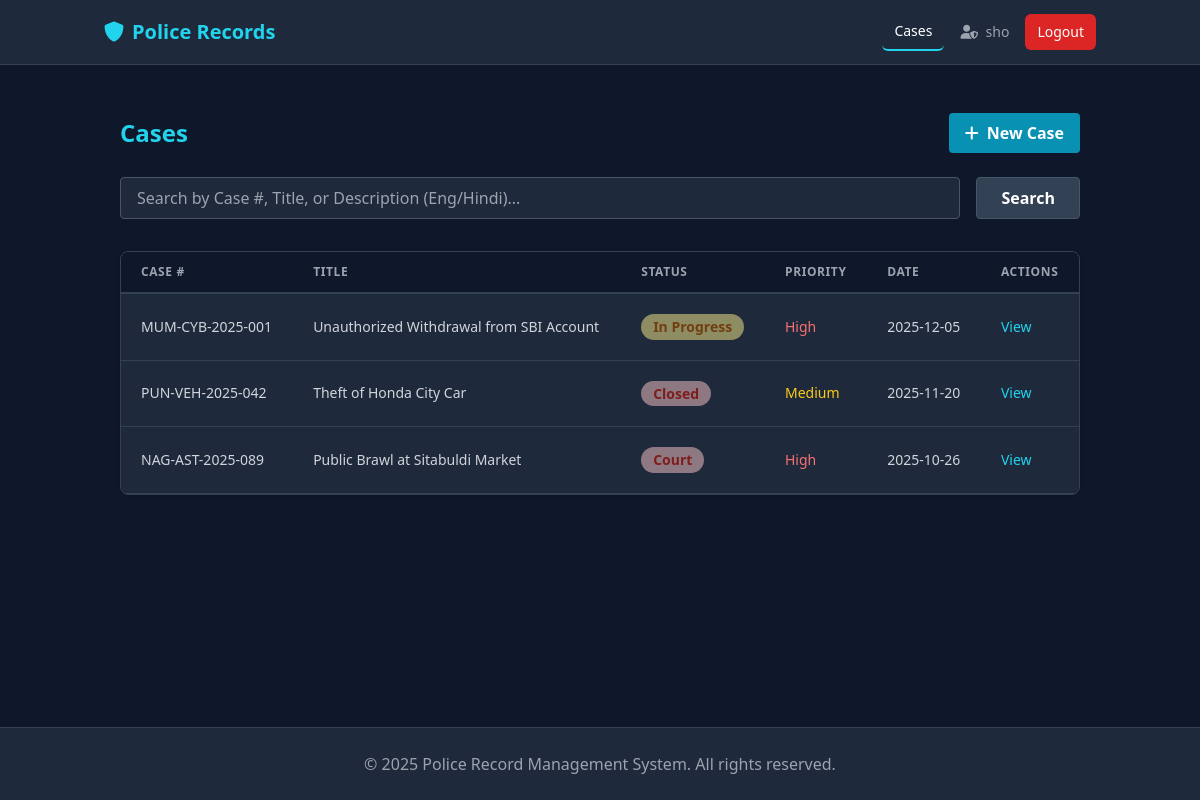
Page /cases (signed in) on the earlier database version.
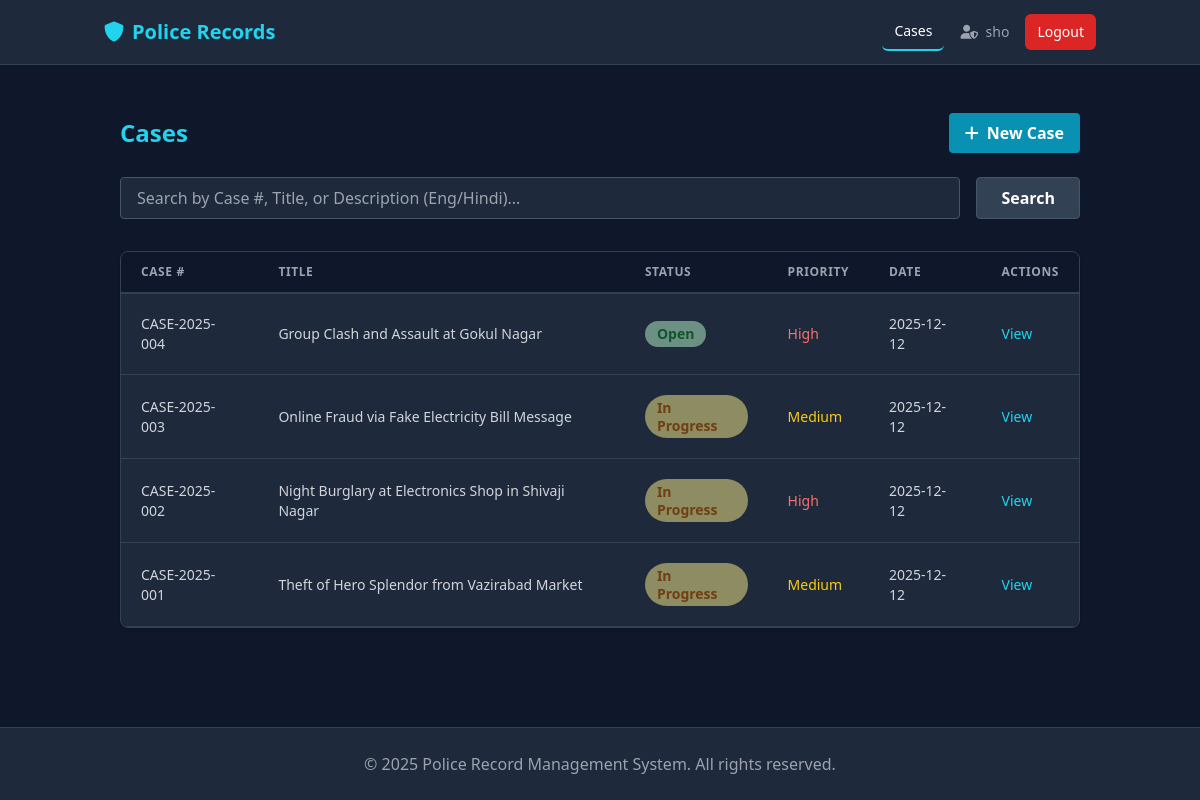
Same page on the later database version.
### app/models.py (models this page shows)
class Case(db.Model):
    id = db.Column(db.Integer, primary_key=True)
    station_id = db.Column(db.Integer, db.ForeignKey('station.id'), nullable=False)
    case_number = db.Column(db.String(50), unique=True, nullable=False)
    title = db.Column(db.String(200), nullable=False)
    offense_type = db.Column(db.String(100)) # Theft, Assault, Cybercrime
    short_description = db.Column(db.String(255))
    description = db.Column(db.Text, nullable=False) # Detailed Description
    incident_date = db.Column(db.DateTime)
    location = db.Column(db.String(200)) # Address
    gps_coordinates = db.Column(db.String(100)) # "Lat, Long"
    status = db.Column(db.String(50), default='Open')  # Open, In Progress, Closed, Court
    priority = db.Column(db.String(20), default='Medium')  # Low, Medium, High
    is_cognizable = db.Column(db.Boolean, default=True)
    ipc_sections = db.Column(db.String(200)) # "302, 307 IPC"
    init_medical_exam = db.Column(db.Boolean, default=False)
    init_prelim_enquiry = db.Column(db.Boolean, default=False)
    init_scene_visit = db.Column(db.Boolean, default=False)
    court_status = db.Column(db.String(50)) # Hearing, Verdict Awaited, Closed
    verdict = db.Column(db.Text)
    confidentiality_level = db.Column(db.String(20), default='Public') # Public, Restricted, Confidential
    tags = db.Column(db.Text) # JSON list or comma-separated
    related_case_ids = db.Column(db.Text) # JSON list of IDs
    created_at = db.Column(db.DateTime, default=datetime.utcnow)
    updated_at = db.Column(db.DateTime, default=datetime.utcnow, onupdate=datetime.utcnow)
    created_by_id = db.Column(db.Integer, db.ForeignKey('user.id'), nullable=False)
    assigned_officer_id = db.Column(db.Integer, db.ForeignKey('user.id')) # Lead Officer/Inspector
    station = db.relationship('Station', backref='cases')
    assignee = db.relationship('User', foreign_keys=[assigned_officer_id], backref='cases_led')
    officers = db.relationship('User', secondary=case_officers, backref='cases_assisted') # Team
    criminals = db.relationship('Criminal', secondary='case_criminal', backref=db.backref('cases', lazy=True))
    participants = db.relationship('Participant', backref='case', lazy=True, cascade="all, delete-orphan")
    firs = db.relationship('FIR', backref='case', lazy=True)
    evidence = db.relationship('Evidence', backref='case', lazy=True)
    statements = db.relationship('Statement', backref='case', lazy=True)
    updates = db.relationship('InvestigationUpdate', backref='case', lazy=True)

### app/cases/routes.py (the view, shortened to what this page needs)
@cases.route('/cases')
@login_required
def list_cases():
    page = request.args.get('page', 1, type=int)
    search_query = request.args.get('search', '')
    query = station_scoped(Case.query)
    if current_user.role in ['admin', 'inspector']:
        pass # Admin/Inspector see all cases in station
    elif current_user.role in ['officer', 'io']:
        query = query.filter(or_(
            Case.assigned_officer_id == current_user.id,
            Case.officers.any(id=current_user.id)
        ))
    else:
        query = query.filter(Case.created_by_id == current_user.id)
    cases_list = query.order_by(Case.created_at.desc()).paginate(page=page, per_page=10)
    return render_template('cases.html', cases=cases_list, search_query=search_query)

### app/models.py (called while the page is built)
@login_manager.user_loader
def load_user(user_id):
    return User.query.get(int(user_id))

### app/utils.py (called while the page is built)
def station_scoped(query):
    if not current_user.is_authenticated:
        return query.filter(False) # No access if not logged in
    return query.filter_by(station_id=current_user.station_id)

### app/templates/cases.html (shortened to what the changed rows need)
{% extends "base.html" %}
{% block content %}
<div class="container mx-auto px-4">
    <div class="flex justify-between items-center mb-6">
        <h2 class="text-2xl font-bold text-cyan-400">Cases</h2>
    </div>
    <div class="bg-slate-800 rounded-lg shadow overflow-hidden border border-slate-700">
        <table class="min-w-full leading-normal">
            <thead>
                <tr>
                    <th
                        class="px-5 py-3 border-b-2 border-slate-700 bg-slate-900 text-left text-xs font-semibold text-gray-400 uppercase tracking-wider">
                        Case #
                    </th>
                    <th
                        class="px-5 py-3 border-b-2 border-slate-700 bg-slate-900 text-left text-xs font-semibold text-gray-400 uppercase tracking-wider">
                        Title
                    </th>
                    <th
                        class="px-5 py-3 border-b-2 border-slate-700 bg-slate-900 text-left text-xs font-semibold text-gray-400 uppercase tracking-wider">
                        Status
                    </th>
                    <th
                        class="px-5 py-3 border-b-2 border-slate-700 bg-slate-900 text-left text-xs font-semibold text-gray-400 uppercase tracking-wider">
                        Priority
                    </th>
                    <th
                        class="px-5 py-3 border-b-2 border-slate-700 bg-slate-900 text-left text-xs font-semibold text-gray-400 uppercase tracking-wider">
                        Date
                    </th>
                    <th
                        class="px-5 py-3 border-b-2 border-slate-700 bg-slate-900 text-left text-xs font-semibold text-gray-400 uppercase tracking-wider">
                        Actions
                    </th>
                </tr>
            </thead>
            <tbody>
                {% for case in cases.items %}
                <tr>
                    <td class="px-5 py-5 border-b border-slate-700 bg-slate-800 text-sm">
                        <p class="text-gray-300 whitespace-no-wrap">{{ case.case_number }}</p>
                    </td>
                    <td class="px-5 py-5 border-b border-slate-700 bg-slate-800 text-sm">
                        <p class="text-gray-300 whitespace-no-wrap">{{ case.title }}</p>
                    </td>
                    <td class="px-5 py-5 border-b border-slate-700 bg-slate-800 text-sm">
                        <span class="relative inline-block px-3 py-1 font-semibold leading-tight">
                            <span aria-hidden
                                class="absolute inset-0 opacity-50 rounded-full
                                {% if case.status == 'Open' %}bg-green-200{% elif case.status == 'In Progress' %}bg-yellow-200{% else %}bg-red-200{% endif %}"></span>
                            <span
                                class="relative
                                {% if case.status == 'Open' %}text-green-900{% elif case.status == 'In Progress' %}text-yellow-900{% else %}text-red-900{% endif %}">
                                {{ case.status }}
                            </span>
                        </span>
                    </td>
                    <td class="px-5 py-5 border-b border-slate-700 bg-slate-800 text-sm">
                        <span
                            class="text-{{ 'red-400' if case.priority == 'High' else 'yellow-400' if case.priority == 'Medium' else 'green-400' }}">
                            {{ case.priority }}
                        </span>
                    </td>
                    <td class="px-5 py-5 border-b border-slate-700 bg-slate-800 text-sm">
                        <p class="text-gray-300 whitespace-no-wrap">{{ case.created_at.strftime('%Y-%m-%d') }}</p>
                    </td>
                    <td class="px-5 py-5 border-b border-slate-700 bg-slate-800 text-sm">
                        <a href="{{ url_for('cases.case_detail', case_id=case.id) }}"
                            class="text-cyan-400 hover:text-cyan-300 mr-3">View</a>
                    </td>
                </tr>
                {% endfor %}
            </tbody>
        </table>
    </div>
</div>
{% endblock %}

Differences in the rows shown:
now on this page (row edited): Case: case_number "CASE-2025-004", title "Group Clash and Assault at Gokul Nagar", status "Open", priority "High", created_at "2025-12-12"
changed Case: case_number "NAG-AST-2025-089" → "CASE-2025-003"; title "Public Brawl at Sitabuldi Market" → "Online Fraud via Fake Electricity Bill Message"; status "Court" → "In Progress"; priority "High" → "Medium"; created_at "2025-10-26" → "2025-12-12"; moves up the list
changed Case: case_number "PUN-VEH-2025-042" → "CASE-2025-002"; title "Theft of Honda City Car" → "Night Burglary at Electronics Shop in Shivaji Nagar"; status "Closed" → "In Progress"; priority "Medium" → "High"; created_at "2025-11-20" → "2025-12-12"; moves down the list
changed Case: case_number "MUM-CYB-2025-001" → "CASE-2025-001"; title "Unauthorized Withdrawal from SBI Account" → "Theft of Hero Splendor from Vazirabad Market"; priority "High" → "Medium"; created_at "2025-12-05" → "2025-12-12"
